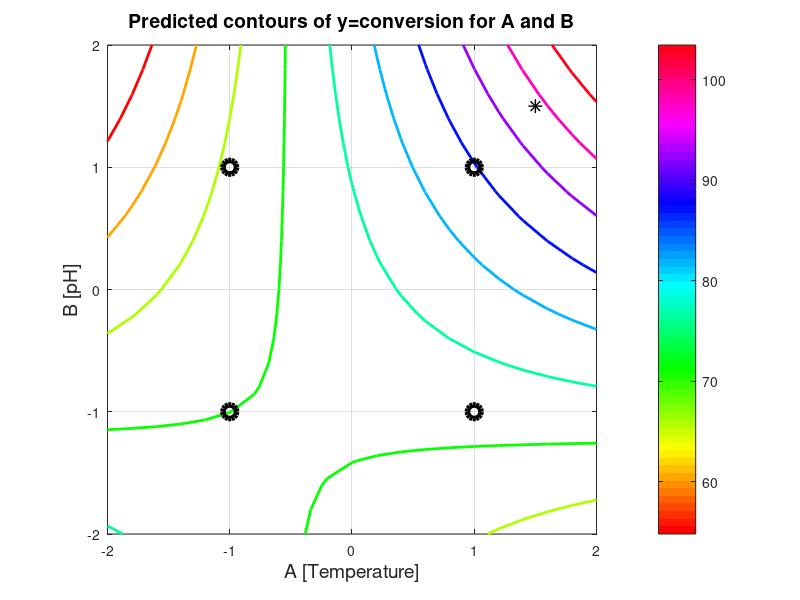

Write MATLAB code to recreate this figure.
X = [1    -1    -1    -1; ...
     1     1    -1    -1; ...
     1    -1     1    -1; ...
     1     1     1    -1; ...
     1    -1    -1     1; ...
     1     1    -1     1; ...
     1    -1     1     1; ...
     1     1     1     1];
X(:,5) = X(:,2) .* X(:,3);
X(:,6) = X(:,2) .* X(:,4);
X(:,7) = X(:,3) .* X(:,4);
X(:,8) = X(:,2) .* X(:,3) .* X(:,4);
y = [72, 73, 66, 87, 70, 73, 67, 87]';
inv(X'*X)  % verify that X is orthogonal
b=inv(X'*X) * X'*y

[A,B] = meshgrid(-2:.2:2, -2:.2:2);
y_hat = b(1) + b(2) .*A + b(3).*B + b(5) .* A .* B;

contour(A, B, y_hat, 'LineWidth', 2)
xlabel('A [Temperature]', 'FontSize', 14)
ylabel('B [pH]', 'FontSize', 14)
title('Predicted contours of y=conversion for A and B', 'FontSize', 14)
hold on
grid on
plot(-1, -1, 'ko', 'Markersize', 10, 'LineWidth',4)
plot(+1, -1, 'ko', 'Markersize', 10, 'LineWidth',4)
plot(-1, +1, 'ko', 'Markersize', 10, 'LineWidth',4)
plot(+1, +1, 'ko', 'Markersize', 10, 'LineWidth',4)
plot(+1.5, +1.5, 'k*', 'Markersize', 10, 'LineWidth',1)
% Add a colour bar; see the MATLAB help for other colour schemes
colormap(hsv)
axis equal
colorbar
print -dpng -r200 chemical-reaction-contours.png